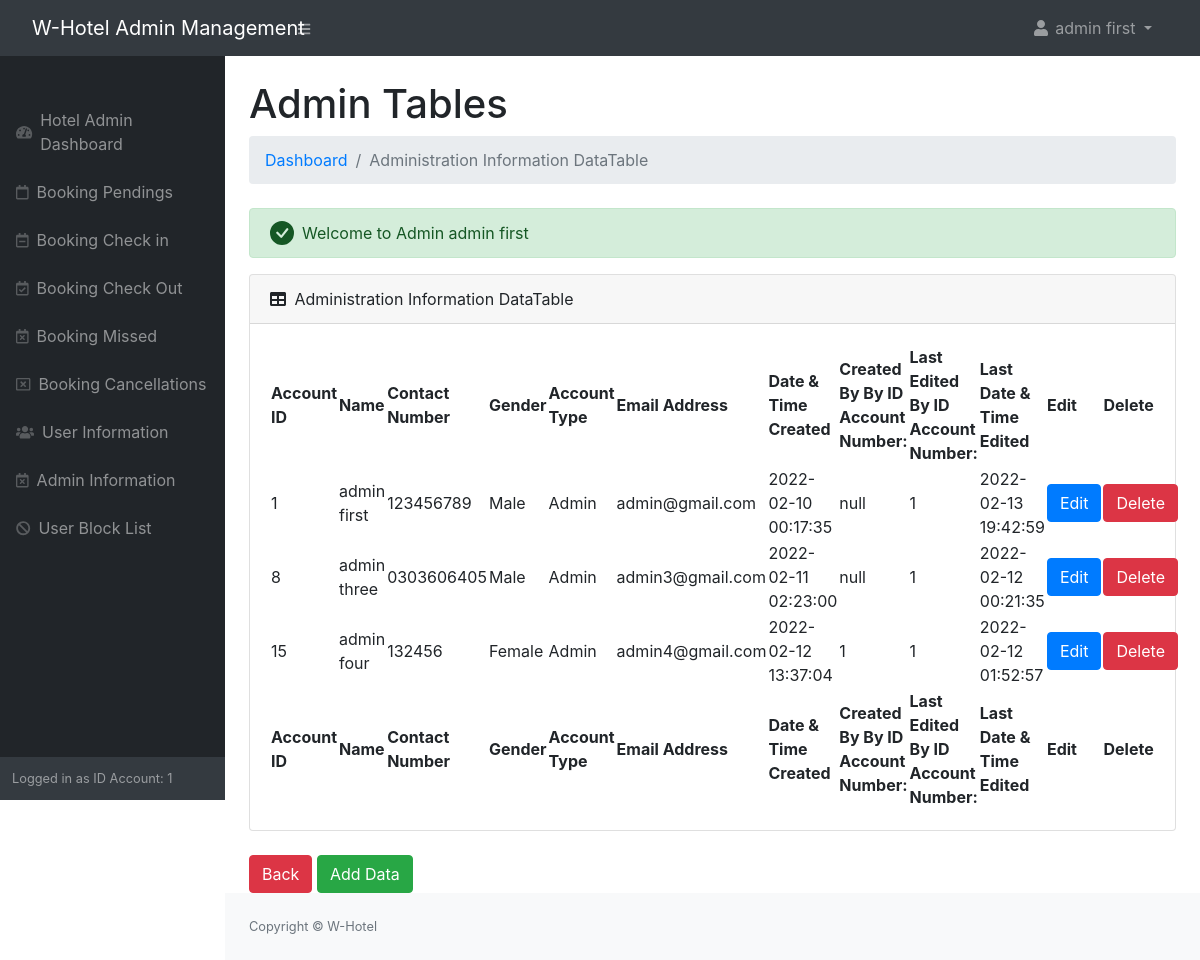
/admin/admininfo.php (signed in), run on the app's committed database.
### tables this page shows
CREATE TABLE `users` (
  `id` int(11) NOT NULL,
  `fullname` varchar(255) NOT NULL,
  `contact` varchar(255) NOT NULL,
  `gender` varchar(255) NOT NULL,
  `role_as` varchar(255) NOT NULL,
  `email` varchar(255) NOT NULL,
  `password` varchar(255) NOT NULL,
  `create_by` varchar(255) NOT NULL,
  `edit_by` varchar(255) NOT NULL,
  `created_at` timestamp NOT NULL DEFAULT current_timestamp(),
  `edit_at` timestamp NOT NULL DEFAULT current_timestamp()
);

### admin/admininfo.php (the view, shortened to what this page needs)
<?php
include('authentication.php');
include('includes/header.php');
?>
<div class="container-fluid  px-4">
        <h1 class="mt-4">Admin Tables</h1>
        <ol class="breadcrumb mb-4">
            <li class="breadcrumb-item"><a href="index.php">Dashboard</a></li>
            <li class="breadcrumb-item active">Administration Information DataTable</li>
        </ol>
        <?php include('messagefunction_green.php');  ?>
                <div class="card mb-4">
                    <div class="card-header">
                        <i class="fas fa-table me-1"></i>
                       Administration Information DataTable
                    </div>
                    <div class="card-body">
                        <table id="datatablesSimple">
                            <thead>
                                <tr>
                                    <th>Account ID</th>
									<th>Name</th>
									<th>Contact Number</th>
									<th>Gender</th>
									<th>Account Type</th>
									<th>Email Address</th>
									<th>Date & Time Created</th>
									<th>Created By By ID Account Number:</th>
									<th>Last Edited By ID Account Number:</th>
									<th>Last Date & Time Edited</th>
									<th>Edit</th>
									<th>Delete</th>
                                </tr>
                            </thead>
                            <tfoot>
                                <tr>
                                    <th>Account ID</th>
									<th>Name</th>
									<th>Contact Number</th>
									<th>Gender</th>
									<th>Account Type</th>
									<th>Email Address</th>
									<th>Date & Time Created</th>
									<th>Created By By ID Account Number:</th>
									<th>Last Edited By ID Account Number:</th>
									<th>Last Date & Time Edited</th>
									<th>Edit</th>
									<th>Delete</th>
                                </tr>
                            </tfoot>
                            <tbody>
                                <?php
								$query = "SELECT * FROM users WHERE role_as LIKE 'Admin'";
								$query_run = mysqli_query($con, $query);
								if(mysqli_num_rows($query_run) > 0)
								{
									foreach ($query_run as $row)
									{
										?>
                            <tr>
                                <td><?= $row['id']; ?></td>
								<td><?= $row['fullname']; ?></td>
								<td><?= $row['contact']; ?></td>
								<td><?= $row['gender']; ?></td>
								<td><?= $row['role_as']; ?></td>
								<td><?= $row['email']; ?></td>
								<td><?= $row['created_at']; ?></td>
								<td><?= $row['create_by']; ?></td>
								<td><?= $row['edit_by']; ?></td>
								<td><?= $row['edit_at']; ?></td>
								<td>
									<a href="admin_update.php?id=<?= $row['id'];?>" class="btn btn-primary">Edit</a>
								</td>
								<td>
									<form action="admin_functioncode.php" method="post">
									<button name="admindelete_btn" value="<?= $row['id']; ?>" type="submit" class="btn btn-danger">Delete</button>
									</form>
								</td>
                                    </tr>
                                    <?php
                                }
                            }
                            else
                            {
                            ?>
                                <tr>
                                    <td colspan="6">No Record Found</td>
                                </tr>
                            <?php
                            }
                            ?>
		                    </tbody>
		                </table>
		            </div>
		        </div>
		        <div class="d-grid gap-2 d-md-block">
		        	<td><a href="index.php" class="btn btn-danger">Back</a></td>
				     <td><a href="add_admin.php" class="btn btn-success">Add Data</a></td>
				</div>
    </div>
<?php
include('includes/footer.php');
include('includes/scripts.php');
?>

### data on the page
users: id "1", fullname "admin first", contact "123456789", gender "Male", role_as "Admin", email "admin@gmail.com", created_at "2022-02-10 00:17:35", create_by "null", edit_by "1", edit_at "2022-02-13 19:42:59"
users: id "8", fullname "admin three", contact "0303606405", gender "Male", role_as "Admin", email "admin3@gmail.com", created_at "2022-02-11 02:23:00", create_by "null", edit_by "1", edit_at "2022-02-12 00:21:35"
users: id "15", fullname "admin four", contact "132456", gender "Female", role_as "Admin", email "admin4@gmail.com", created_at "2022-02-12 13:37:04", create_by "1", edit_by "1", edit_at "2022-02-12 01:52:57"

### other printed values
$_SESSION['auth_user']['user_name'] "admin first"
$_SESSION['auth_user']['user_id'] "1"
$_SESSION['green'] "Welcome to Admin admin first"
